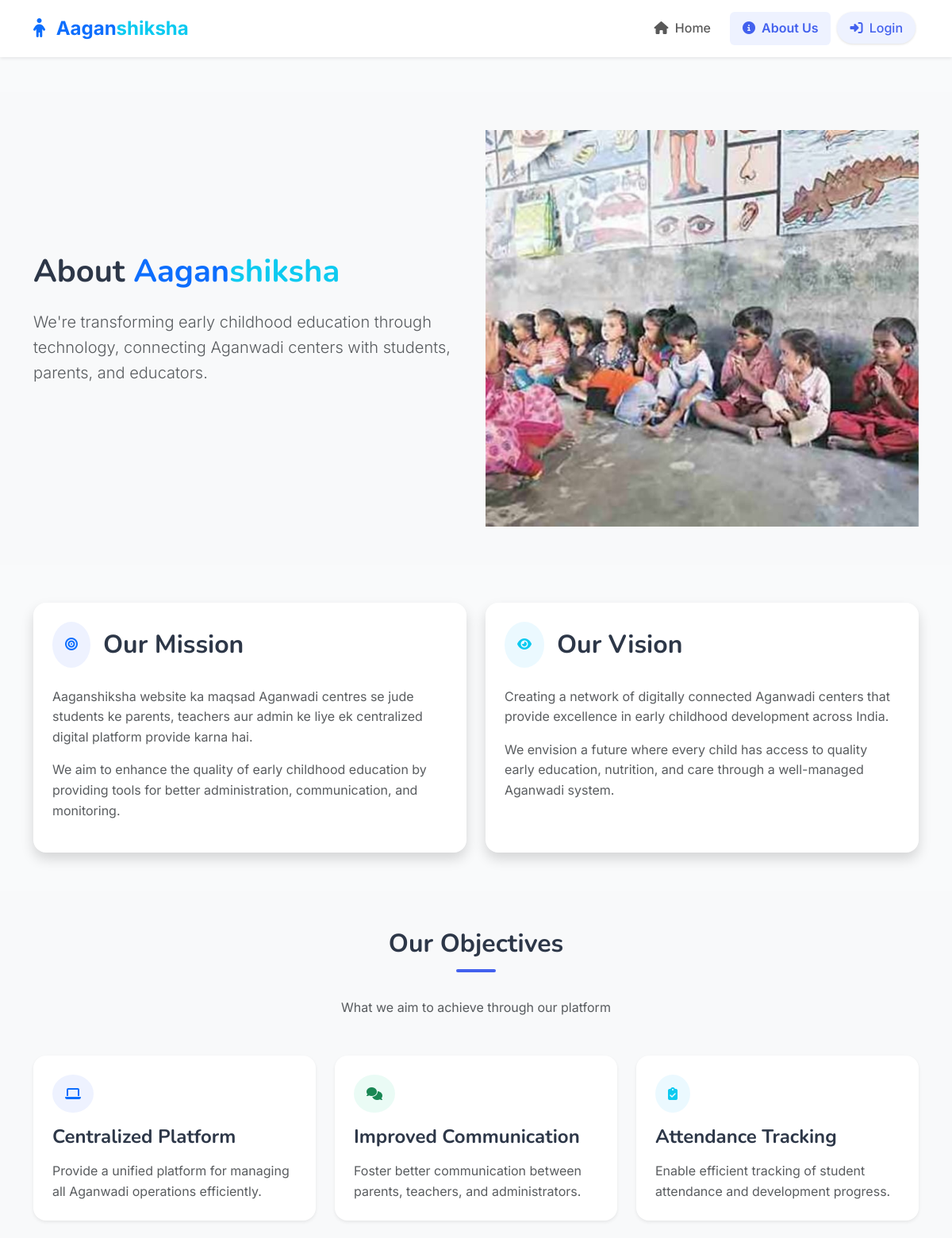
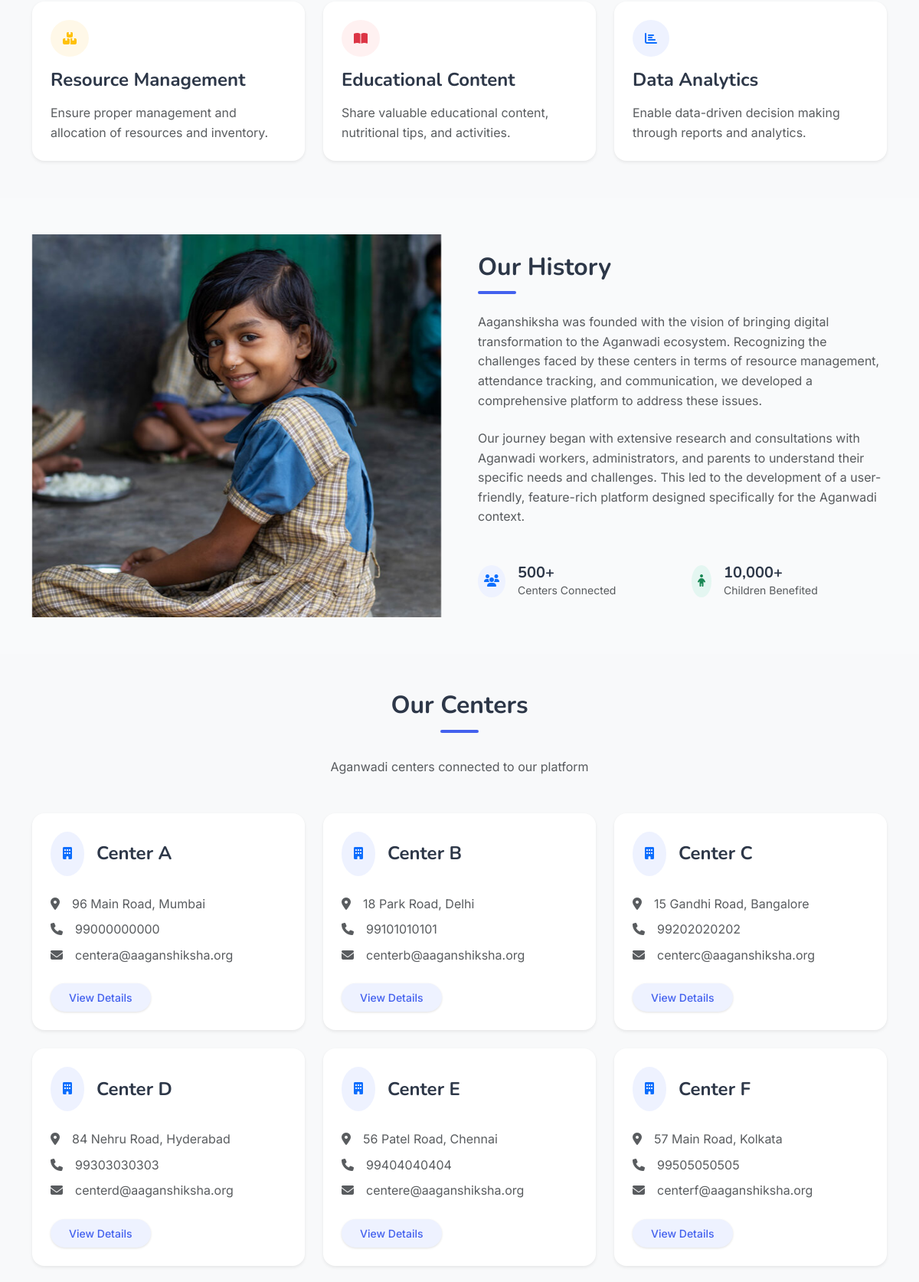
/about (upper part), run on the app's committed database (2 pictures, top to bottom).
### models.py (models this page shows)
class Center(db.Model):
    id = db.Column(db.Integer, primary_key=True)
    name = db.Column(db.String(100), nullable=False)
    address = db.Column(db.String(200), nullable=False)
    contact_number = db.Column(db.String(15))
    email = db.Column(db.String(120))
    created_at = db.Column(db.DateTime, default=datetime.utcnow)
    students = db.relationship('Student', backref='center', lazy=True)
    inventory_items = db.relationship('Inventory', backref='center', lazy=True)

### routes/home.py (the view)
@home_bp.route('/about')
def about():
    centers = Center.query.all()
    return render_template('home/about.html', centers=centers, current_year=datetime.now().year)

### app.py (called while the page is built)
@app.context_processor
def inject_csrf_token():
    return dict(csrf_token=generate_csrf)

### templates/home/about.html (shortened to what this page needs)
{% extends 'base.html' %} {% block title %}Aaganshiksha - About Us{% endblock %}
{% block content %}
<section class="py-5 bg-light">
  <div class="container">
    <div class="row align-items-center">
      <div class="col-lg-6 animate__animated animate__fadeInLeft">
        <h1 class="fw-bold mb-4">
          About <span class="text-primary">Aagan</span
          ><span class="text-info">shiksha</span>
        </h1>
        <p class="lead text-muted mb-4">
          We're transforming early childhood education through technology,
          connecting Aganwadi centers with students, parents, and educators.
        </p>
      </div>
      <div class="col-lg-6 animate__animated animate__fadeInRight">
        <img
          src="{{ url_for('static', filename='img4.jpg') }}"
          class="d-block w-100"
          alt="Children in classroom"
          style="height: 500px; object-fit: cover"
        />
      </div>
    </div>
  </div>
</section>
<section class="py-5">
  <div class="container">
    <div class="row g-4">
      <div class="col-lg-6 animate__animated animate__fadeInUp">
        <div class="card h-100 border-0 shadow rounded-4 hover-lift">
          <div class="card-body p-4">
            <div class="d-flex align-items-center mb-4">
              <div class="p-3 rounded-circle bg-soft-primary me-3">
                <i class="fas fa-bullseye text-primary"></i>
              </div>
              <h2 class="fw-bold mb-0">Our Mission</h2>
            </div>
            <p class="text-muted">
              Aaganshiksha website ka maqsad Aganwadi centres se jude students
              ke parents, teachers aur admin ke liye ek centralized digital
              platform provide karna hai.
            </p>
            <p class="text-muted">
              We aim to enhance the quality of early childhood education by
              providing tools for better administration, communication, and
              monitoring.
            </p>
          </div>
        </div>
      </div>
      <div
        class="col-lg-6 animate__animated animate__fadeInUp"
        style="animation-delay: 0.2s"
      >
        <div class="card h-100 border-0 shadow rounded-4 hover-lift">
          <div class="card-body p-4">
            <div class="d-flex align-items-center mb-4">
              <div class="p-3 rounded-circle bg-soft-info me-3">
                <i class="fas fa-eye text-info"></i>
              </div>
              <h2 class="fw-bold mb-0">Our Vision</h2>
            </div>
            <p class="text-muted">
              Creating a network of digitally connected Aganwadi centers that
              provide excellence in early childhood development across India.
            </p>
            <p class="text-muted">
              We envision a future where every child has access to quality early
              education, nutrition, and care through a well-managed Aganwadi
              system.
            </p>
          </div>
        </div>
      </div>
    </div>
  </div>
</section>
<section class="py-5 bg-light">
  <div class="container">
    <div class="text-center mb-5">
      <h2 class="section-title">Our Objectives</h2>
      <p class="text-muted">What we aim to achieve through our platform</p>
    </div>
    <div class="row g-4">
      <div class="col-md-4 animate__animated animate__fadeInUp">
        <div class="card h-100 border-0 shadow-sm rounded-4 hover-lift">
          <div class="card-body p-4">
            <div class="p-3 rounded-circle bg-soft-primary d-inline-flex mb-3">
              <i class="fas fa-laptop text-primary"></i>
            </div>
            <h4 class="fw-bold mb-3">Centralized Platform</h4>
            <p class="text-muted mb-0">
              Provide a unified platform for managing all Aganwadi operations
              efficiently.
            </p>
          </div>
        </div>
      </div>
      <div
        class="col-md-4 animate__animated animate__fadeInUp"
        style="animation-delay: 0.2s"
      >
        <div class="card h-100 border-0 shadow-sm rounded-4 hover-lift">
          <div class="card-body p-4">
            <div class="p-3 rounded-circle bg-soft-success d-inline-flex mb-3">
              <i class="fas fa-comments text-success"></i>
            </div>
            <h4 class="fw-bold mb-3">Improved Communication</h4>
            <p class="text-muted mb-0">
              Foster better communication between parents, teachers, and
              administrators.
            </p>
          </div>
        </div>
      </div>
      <div
        class="col-md-4 animate__animated animate__fadeInUp"
        style="animation-delay: 0.4s"
      >
        <div class="card h-100 border-0 shadow-sm rounded-4 hover-lift">
          <div class="card-body p-4">
            <div class="p-3 rounded-circle bg-soft-info d-inline-flex mb-3">
              <i class="fas fa-clipboard-check text-info"></i>
            </div>
            <h4 class="fw-bold mb-3">Attendance Tracking</h4>
            <p class="text-muted mb-0">
              Enable efficient tracking of student attendance and development
              progress.
            </p>
          </div>
        </div>
      </div>
      <div
        class="col-md-4 animate__animated animate__fadeInUp"
        style="animation-delay: 0.6s"
      >
        <div class="card h-100 border-0 shadow-sm rounded-4 hover-lift">
          <div class="card-body p-4">
            <div class="p-3 rounded-circle bg-soft-warning d-inline-flex mb-3">
              <i class="fas fa-boxes text-warning"></i>
            </div>
            <h4 class="fw-bold mb-3">Resource Management</h4>
            <p class="text-muted mb-0">
              Ensure proper management and allocation of resources and
              inventory.
            </p>
          </div>
        </div>
      </div>
      <div
        class="col-md-4 animate__animated animate__fadeInUp"
        style="animation-delay: 0.8s"
      >
        <div class="card h-100 border-0 shadow-sm rounded-4 hover-lift">
          <div class="card-body p-4">
            <div class="p-3 rounded-circle bg-soft-danger d-inline-flex mb-3">
              <i class="fas fa-book-open text-danger"></i>
            </div>
            <h4 class="fw-bold mb-3">Educational Content</h4>
            <p class="text-muted mb-0">
              Share valuable educational content, nutritional tips, and
              activities.
            </p>
          </div>
        </div>
      </div>
      <div
        class="col-md-4 animate__animated animate__fadeInUp"
        style="animation-delay: 1s"
      >
        <div class="card h-100 border-0 shadow-sm rounded-4 hover-lift">
          <div class="card-body p-4">
            <div class="p-3 rounded-circle bg-soft-primary d-inline-flex mb-3">
              <i class="fas fa-chart-bar text-primary"></i>
            </div>
            <h4 class="fw-bold mb-3">Data Analytics</h4>
            <p class="text-muted mb-0">
              Enable data-driven decision making through reports and analytics.
            </p>
          </div>
        </div>
      </div>
    </div>
  </div>
</section>
<section class="py-5">
  <div class="container">
    <div class="row align-items-center g-5">
      <div class="col-lg-6 animate__animated animate__fadeInLeft">
        <img
          src="{{ url_for('static', filename='img5.jpg') }}"
          class="d-block w-100"
          alt="Children in classroom"
          style="height: 500px; object-fit: cover"
        />
      </div>
      <div class="col-lg-6 animate__animated animate__fadeInRight">
        <h2 class="section-title mb-4">Our History</h2>
        <p class="text-muted mb-4">
          Aaganshiksha was founded with the vision of bringing digital
          transformation to the Aganwadi ecosystem. Recognizing the challenges
          faced by these centers in terms of resource management, attendance
          tracking, and communication, we developed a comprehensive platform to
          address these issues.
        </p>
        <p class="text-muted mb-4">
          Our journey began with extensive research and consultations with
          Aganwadi workers, administrators, and parents to understand their
          specific needs and challenges. This led to the development of a
          user-friendly, feature-rich platform designed specifically for the
          Aganwadi context.
        </p>
        <div class="row g-4 mt-2">
          <div class="col-6">
            <div class="d-flex align-items-center">
              <div class="p-2 rounded-circle bg-soft-primary me-3">
                <i class="fas fa-users text-primary"></i>
              </div>
              <div>
                <h5 class="fw-bold mb-0">500+</h5>
                <p class="small text-muted mb-0">Centers Connected</p>
              </div>
            </div>
          </div>
          <div class="col-6">
            <div class="d-flex align-items-center">
              <div class="p-2 rounded-circle bg-soft-success me-3">
                <i class="fas fa-child text-success"></i>
              </div>
              <div>
                <h5 class="fw-bold mb-0">10,000+</h5>
                <p class="small text-muted mb-0">Children Benefited</p>
              </div>
            </div>
          </div>
        </div>
      </div>
    </div>
  </div>
</section>
<section class="py-5 bg-light">
  <div class="container">
    <div class="text-center mb-5">
      <h2 class="section-title">Our Centers</h2>
      <p class="text-muted">Aganwadi centers connected to our platform</p>
    </div>
    <div class="row g-4">
      {% if centers %} {% for center in centers %}
      <div
        class="col-lg-4 col-md-6 animate__animated animate__fadeInUp"
        style="animation-delay: {{ loop.index * 0.1 }}s;"
      >
        <div class="card h-100 border-0 shadow-sm rounded-4 hover-lift">
          <div class="card-body p-4">
            <div class="d-flex align-items-center mb-4">
              <div class="p-3 rounded-circle bg-soft-primary me-3">
                <i class="fas fa-building text-primary"></i>
              </div>
              <h4 class="fw-bold mb-0">{{ center.name }}</h4>
            </div>
            <div class="mb-4">
              <div class="d-flex align-items-start mb-2">
                <i class="fas fa-map-marker-alt text-muted mt-1 me-3"></i>
                <p class="text-muted mb-0">{{ center.address }}</p>
              </div>
              {% if center.contact_number %}
              <div class="d-flex align-items-start mb-2">
                <i class="fas fa-phone text-muted mt-1 me-3"></i>
                <p class="text-muted mb-0">{{ center.contact_number }}</p>
              </div>
              {% endif %} {% if center.email %}
              <div class="d-flex align-items-start">
                <i class="fas fa-envelope text-muted mt-1 me-3"></i>
                <p class="text-muted mb-0">{{ center.email }}</p>
              </div>
              {% endif %}
            </div>
            <button class="btn btn-sm btn-soft-primary rounded-pill px-4">
              View Details
            </button>
          </div>
        </div>
      </div>
      {% endfor %} {% endif %}
    </div>
  </div>
</section>
{% endblock %}

### static/css/style.css (style rules this page uses)
:root { --primary-color: #4361ee; --primary-light: #eef2ff; --secondary-color: #3f72af; --info-color: #3abff8; --success-color: #36d399; --warning-color: #fbbd23; --danger-color: #f87272; --light-color: #f8f9fa; --dark-color: #333333; --text-color: #4a5568; --border-radius: 0.5rem; --box-shadow: 0 4px 6px -1px rgba(0, 0, 0, 0.1), 0 2px 4px -1px rgba(0, 0, 0, 0.06); --transition: all 0.3s ease; }
body { min-height: 100vh; display: flex; flex-direction: column; font-family: 'Inter', -apple-system, BlinkMacSystemFont, 'Segoe UI', Roboto, Oxygen, Ubuntu, Cantarell, 'Open Sans', 'Helvetica Neue', sans-serif; color: var(--text-color); background-color: #f9fafb; line-height: 1.6; }
h1, h2, h3, h4, h5, h6 { font-family: 'Nunito', -apple-system, BlinkMacSystemFont, 'Segoe UI', Roboto, Oxygen, Ubuntu, Cantarell, 'Open Sans', 'Helvetica Neue', sans-serif; font-weight: 600; color: #2d3748; }
.btn { border-radius: var(--border-radius); padding: 0.5rem 1.25rem; font-weight: 500; transition: var(--transition); box-shadow: 0 1px 3px rgba(0,0,0,0.12); }
.btn-soft-primary { background-color: var(--primary-light); color: var(--primary-color); border: none; }
.bg-soft-primary { background-color: var(--primary-light) !important; }
.bg-soft-success { background-color: rgba(54, 211, 153, 0.1) !important; }
.bg-soft-info { background-color: rgba(59, 191, 248, 0.1) !important; }
.bg-soft-warning { background-color: rgba(251, 189, 35, 0.1) !important; }
.bg-soft-danger { background-color: rgba(248, 114, 114, 0.1) !important; }
.card { border: none; border-radius: var(--border-radius); box-shadow: var(--box-shadow); transition: var(--transition); overflow: hidden; }
.card-body { padding: 1.5rem; }
section { padding: 4rem 0; }
.section-title { position: relative; margin-bottom: 2rem; padding-bottom: 1rem; font-weight: 700; }
.section-title::after { content: ''; position: absolute; left: 0; bottom: 0; width: 50px; height: 4px; border-radius: 2px; background-color: var(--primary-color); }
.text-center .section-title::after { left: 50%; transform: translateX(-50%); }

### data on the page
Center: name "Center A", address "96 Main Road, Mumbai", contact_number "99000000000", email "centera@aaganshiksha.org"
Center: name "Center B", address "18 Park Road, Delhi", contact_number "99101010101", email "centerb@aaganshiksha.org"
Center: name "Center C", address "15 Gandhi Road, Bangalore", contact_number "99202020202", email "centerc@aaganshiksha.org"
Center: name "Center D", address "84 Nehru Road, Hyderabad", contact_number "99303030303", email "centerd@aaganshiksha.org"
Center: name "Center E", address "56 Patel Road, Chennai", contact_number "99404040404", email "centere@aaganshiksha.org"
Center: name "Center F", address "57 Main Road, Kolkata", contact_number "99505050505", email "centerf@aaganshiksha.org"
